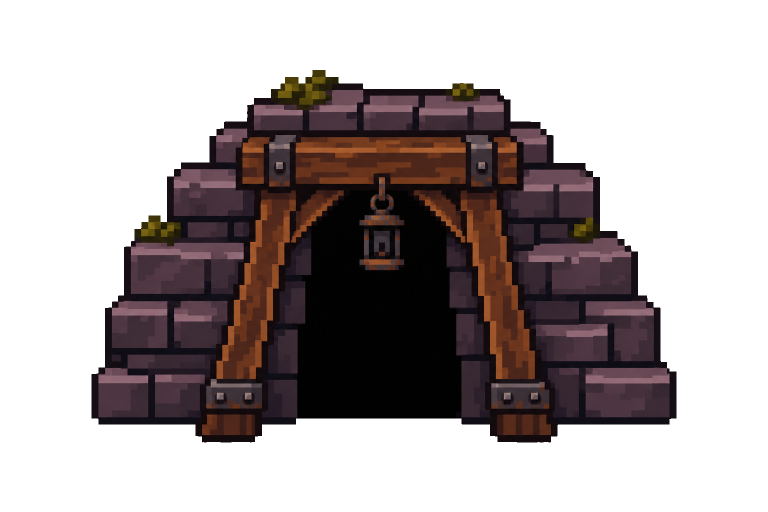
#> input picture art/gen/adit_tw.png, 1536 x 1024 px, given in place of vent_mg_raw.png, which was not available (shown at 1/2 size)
$ python gridsnap.py ../art/gen/adit_tw.png
#> lines starting #> are read from the running program, lines starting #| are printed output that depends on the picture
#> further down, a is the input picture: shape (1024, 1536, 4); mean R, G, B, A 27.3, 17.6, 17.8, 103.5
#!/usr/bin/env python3
"""Small generated sprites snapped to the world's art grid at their display size (TASKS 421): a 1024 px Codex sprite shown
19-40 view px tall has art pixels of 0.3-0.5 view px, and its cracks and grains average away. Each cell is one 2 px world
pixel; the source stays in art/gen/<name>_raw.png, the result is art/gen/<name>.png, 8 src px to a cell.
  vent_mg       24x10  the ember wins its cell when a few of its pixels glow, basalt tones quantised, a one-cell ink outline
  dc_ash_mg     20x20  a grain anywhere in a cell fills it, thinned to ~30 grains
  python3 tools/gridsnap.py [--only vent_mg,...]
"""
import sys

import numpy as np
from PIL import Image

K = 8
INK = (6, 5, 6)
BAS = [(14, 13, 14), (28, 26, 27), (46, 43, 43), (74, 69, 68)]
ASH = [(62, 58, 56), (82, 76, 73), (100, 94, 90)]
EMBER = [(138, 42, 16), (200, 80, 26)]
CELLS = {'vent_mg': (24, 10), 'dc_ash_mg': (20, 20)}


def cells(a, cw, ch):
    """the sprite's bbox split into cw x ch blocks: (blocks [ch, cw, bh, bw, 4])"""
#> called with cw = 24, ch = 10
    ys, xs = np.nonzero(a[..., 3] > 128)
    a = a[ys.min():ys.max() + 1, xs.min():xs.max() + 1]
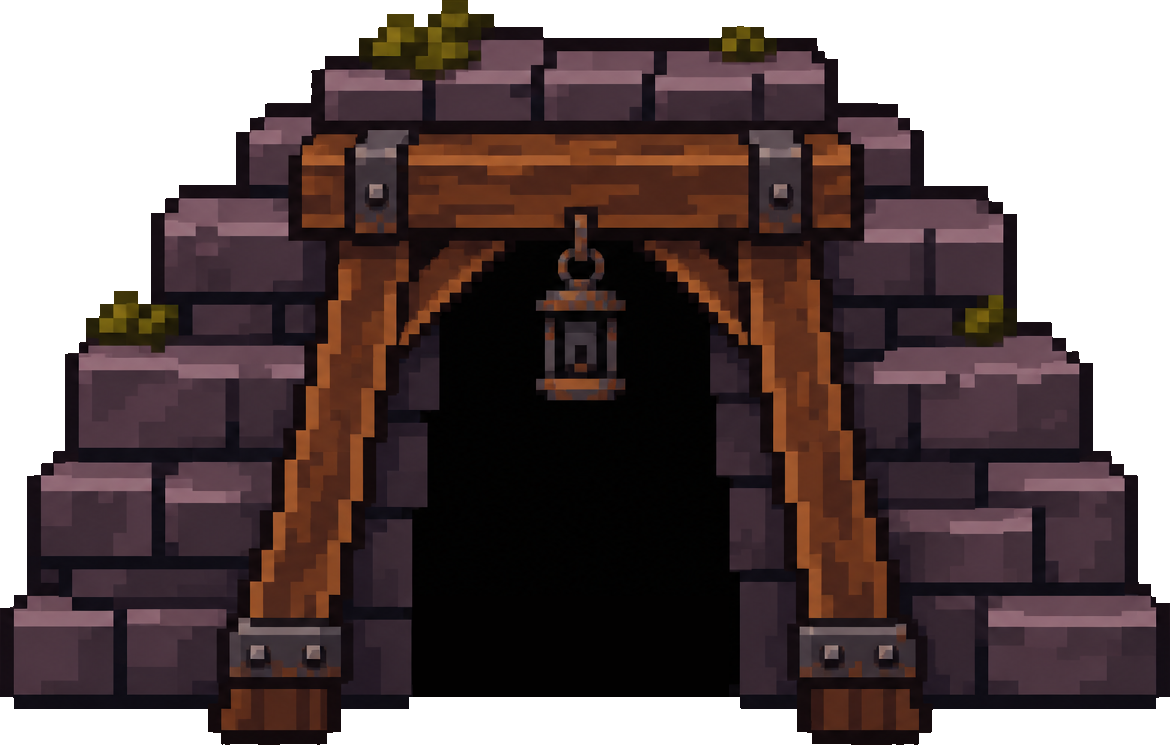
#> a: shape (745, 1170, 4); mean of channels 0, 1, 2, 3 45.2, 29.4, 29.8, 186.7; transparent parts drawn white
    h, w = a.shape[:2]; yi = np.linspace(0, h, ch + 1).astype(int); xi = np.linspace(0, w, cw + 1).astype(int)
#> after `h, w = a.shape[:2]`: h = 745; w = 1170
#> after `xi = np.linspace(0, w, cw + 1).astype(int)`: xi = 25 values from 0 to 1170
    return [[a[yi[j]:yi[j + 1], xi[i]:xi[i + 1]] for i in range(cw)] for j in range(ch)]


def mean_rgb(b):
    m = b[..., 3] > 128
    return b[m][:, :3].mean(0) if m.any() else np.zeros(3)


def nearest(c, pal):
    return pal[int(np.argmin([np.sum((np.array(p) - c) ** 2) for p in pal]))]


def vent(a):
    cw, ch = CELLS['vent_mg']; B = cells(a, cw, ch); out = np.zeros((ch, cw, 4), np.uint8)
#> after `B = cells(a, cw, ch)`: B = 10 items
    for j in range(ch):
        for i in range(cw):
            b = B[j][i]; m = b[..., 3] > 128
            if m.mean() < 0.5: continue
            px = b[m][:, :3].astype(int); hot = px[:, 0] - px[:, 2]
            if (hot > 80).sum() >= max(3, 0.08 * len(hot)): out[j, i, :3] = EMBER[1] if (hot > 130).sum() >= 0.15 * len(hot) else EMBER[0]
            else: out[j, i, :3] = nearest(mean_rgb(b), BAS)
            out[j, i, 3] = 255
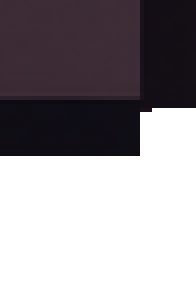
#> b: shape (75, 49, 4) (shown 4 times larger); mean of channels 0, 1, 2, 3 26.3, 19.4, 26.4, 121.2; transparent parts drawn white
    solid = out[..., 3] > 0; p = np.pad(solid, 1)
    edge = solid & ~(p[:-2, 1:-1] & p[2:, 1:-1] & p[1:-1, :-2] & p[1:-1, 2:])
    out[edge & (out[..., 0] < 100), :3] = INK
    return out


def ash(a, keep=30):
    cw, ch = CELLS['dc_ash_mg']; B = cells(a, cw, ch); out = np.zeros((ch, cw, 4), np.uint8); grains = []
    for j in range(ch):
        for i in range(cw):
            b = B[j][i]; m = b[..., 3] > 128
            if m.any(): grains.append((j, i, mean_rgb(b)))
    rng = np.random.default_rng(421)
    pick = rng.choice(len(grains), min(keep, len(grains)), replace=False) if grains else []
    for k in pick:
        j, i, c = grains[k]; out[j, i, :3] = nearest(c, ASH); out[j, i, 3] = 255
    return out


if __name__ == '__main__':
    only = sys.argv[sys.argv.index('--only') + 1].split(',') if '--only' in sys.argv else list(CELLS)
    for n in only:
        a = np.asarray(Image.open(f'art/gen/{n}_raw.png').convert('RGBA'))
        g = {'vent_mg': vent, 'dc_ash_mg': ash}[n](a)
        g = np.pad(g, ((1, 1), (1, 1), (0, 0)))
        Image.fromarray(g).resize((g.shape[1] * K, g.shape[0] * K), Image.NEAREST).save(f'art/gen/{n}.png')
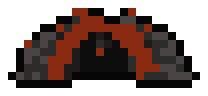
#> saved as vent_mg.png: PIL image 208x96 RGBA; mean R, G, B, A 33.6, 17.6, 13.7, 143; transparent parts drawn white
        print('art/gen/%s.png  %dx%d cells' % ((n,) + CELLS[n]))
#> pass 2 of the loop `for n in only:`:
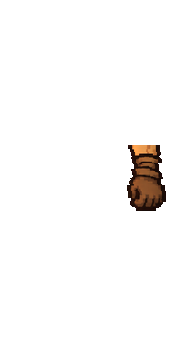
#> input picture art/gen/archer__farmR_menu.png, 171 x 360 px, given in place of dc_ash_mg_raw.png, which was not available
#> a is the input picture: shape (360, 171, 4); mean R, G, B, A 3.2, 1.9, 1, 8.5
#> ys = 2053 values from 145 to 210; xs = 2053 values, max 165 at index 1442, min 127 at index 1177, mean 145.7
#> in cells (call 2), `a = a[ys.min():ys.max() + 1, xs.min():xs.max() + 1]`:
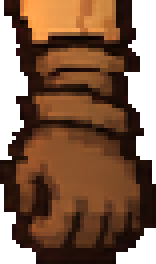
#> a: shape (66, 39, 4) (shown 4 times larger); mean of channels 0, 1, 2, 3 77.1, 44.7, 23.8, 203.4; transparent parts drawn white
#> yi = 21 values from 0 to 66
#> xi = 21 values from 0 to 39
#> in ash, `B = cells(a, cw, ch)`: B = 20 items
#> after the loop in ash, `for j in range(ch):`: grains = 332 items, first 6: (0, 1, [43.17, 16, 11.83]), (0, 2, [37, 15.83, 9.33]), (0, 3, [229.7, 136.2, 62]), (0, 4, [255, 164, 79.5]), (0, 5, [250.8, 162.3, 81]), (0, 6, [242.7, 159.7, 81.17])
#> pick = 30 values, max 312 at index 28, min 10 at index 20, mean 138
#> the loop in ash, `for k in pick:` made 30 passes
#> (k, j, i, c) on passes 1 to 8: (54, 3, 8, [53.12, 28.12, 15.38]), (296, 17, 13, [40.33, 20.67, 11.83]), (45, 2, 15, [77.33, 43.67, 23.5]), (235, 14, 8, [145.7, 86.5, 45.33]), (62, 3, 16, [27.57, 10.14, 7.14]), (159, 10, 7, [142.8, 83, 43]), (29, 1, 14, [180.3, 112.2, 54.83]), (24, 1, 9, [232.2, 155, 81.67])
#> `g = np.pad(g, ((1, 1), (1, 1), (0, 0)))`:
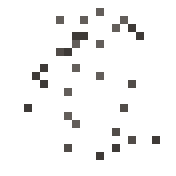
#> g: shape (22, 22, 4) (shown 8 times larger); mean of channels 0, 1, 2, 3 5, 4.7, 4.5, 15.8; transparent parts drawn white
